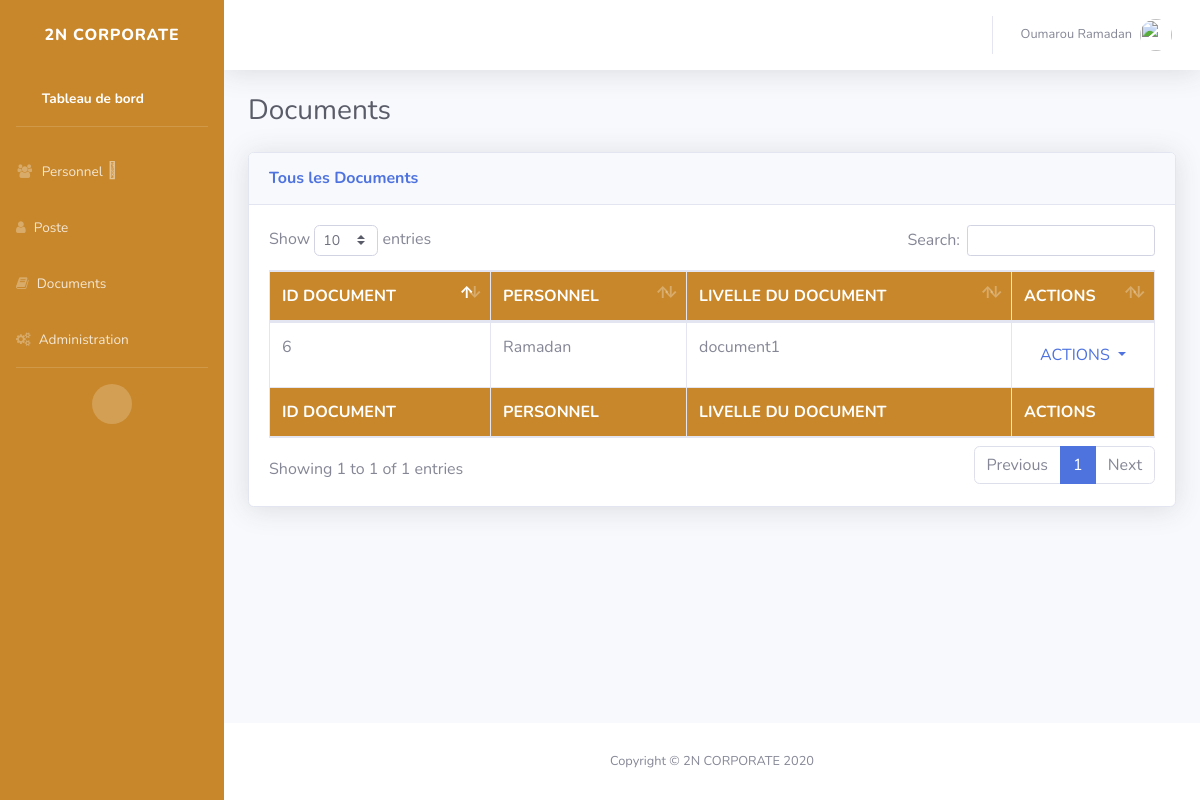
The page /document.php (signed in) on the database its author committed.
### tables this page shows
CREATE TABLE IF NOT EXISTS `fichier` (
  `ID_FICHIER` int(11) NOT NULL AUTO_INCREMENT,
  `ID_PERSONNEL` int(11) NOT NULL,
  `TITRE` varchar(128) NOT NULL,
  `FILE_URL` varchar(128) NOT NULL,
  PRIMARY KEY (`ID_FICHIER`),
  KEY `I_FK_FICHIER_PERSONNEL` (`ID_PERSONNEL`)
);

CREATE TABLE IF NOT EXISTS `personnel` (
  `ID_PERSONNEL` int(11) NOT NULL AUTO_INCREMENT,
  `ID_POSTE` int(11) DEFAULT NULL,
  `NOM` varchar(150) DEFAULT NULL,
  `PRENOM` varchar(150) DEFAULT NULL,
  `mdp` varchar(200) DEFAULT NULL,
  `ORANGE` varchar(15) DEFAULT NULL,
  `MTN` varchar(12) DEFAULT NULL,
  `PHONE_PRO` varchar(128) DEFAULT NULL,
  `CNI` varchar(128) DEFAULT NULL,
  `VILLE_RESIDENCE` varchar(128) DEFAULT NULL,
  `QUARTIER` varchar(128) DEFAULT NULL,
  `DTE_EMBAUCHE` datetime DEFAULT current_timestamp(),
  `CONTRAT` varchar(128) DEFAULT NULL,
  `PERMIS_CONDUIRE` varchar(128) DEFAULT NULL,
  `CONTACT_URGENT` varchar(15) DEFAULT NULL,
  `NOM_URGENT` varchar(128) DEFAULT NULL,
  `LIEN_PARENTER` varchar(128) DEFAULT NULL,
  `PLAN_LOCALISATION` varchar(128) DEFAULT NULL,
  `ETAT_MATRIMONIAL` varchar(128) DEFAULT NULL,
  `NBRE_ENFANT` varchar(11) DEFAULT NULL,
  `POINTURE` varchar(128) DEFAULT NULL,
  `CV` varchar(128) DEFAULT NULL,
  `FRANCAIS` varchar(32) DEFAULT NULL,
  `ANGLAIS` varchar(32) DEFAULT NULL,
  `AUTRE_LANGUE` varchar(128) DEFAULT NULL,
  `ROLE` varchar(32) DEFAULT NULL,
  `STATUT` varchar(20) DEFAULT NULL,
  `MATRICULE` varchar(50) DEFAULT NULL,
  PRIMARY KEY (`ID_PERSONNEL`),
  KEY `I_FK_PERSONNEL_POSTE` (`ID_POSTE`)
);

### function.php (called while the page is built, shortened)
<?php
function All_document(){
  require ('bd.php');
  $req = $bdd->prepare('SELECT * FROM fichier ');
  $req->execute();
  return $req;
}
function get_user($id_pers){
  require ('bd.php');
  $req = $bdd->prepare('SELECT PRENOM FROM personnel WHERE ID_PERSONNEL = ? ');
  $req->execute(array($id_pers));
  $req = $req->fetch();
  return $req['PRENOM'];
}
?>

### document.php (the view, shortened to what this page needs)
<?php
require ('function.php');
  $fichiers = All_document();
 ?>
<!DOCTYPE html>
<html lang="fr">
<head>
  <link href="https://stackpath.bootstrapcdn.com/font-awesome/4.7.0/css/font-awesome.min.css" rel="stylesheet">
  <link href="css/sb-admin-2.css" rel="stylesheet">
    <link href="css/alertify.min.css" rel="stylesheet">
    <link href="css/semantic.rtl.min.css" rel="stylesheet">
    <link href="vendor/datatables/dataTables.bootstrap4.min.css" rel="stylesheet">
</head>
<body id="page-top">
    <div id="wrapper">
      <?php require 'header.php' ?>
                <div class="container-fluid">
                    <div class="d-sm-flex align-items-center justify-content-between mb-4">
                        <h1 class="h3 mb-0 text-gray-800">Documents</h1>
                    </div>
                    <div class="card shadow mb-4">
                        <div class="card-header py-3">
                            <h6 class="m-0 font-weight-bold text-primary">Tous les Documents</h6>
                        </div>
                        <div class="card-body">
                            <div class="table-responsive">
                                <table class="table table-bordered" id="dataTable" width="100%" cellspacing="0">
                                    <thead style="background:#c8872a;color:#fff">
                                        <tr>
                                              <th>ID DOCUMENT</th>
                                              <th>PERSONNEL</th>
                                            <th>LIVELLE DU DOCUMENT</th>
                                            <th style="width:10%">ACTIONS</th>
                                        </tr>
                                    </thead>
                                    <tfoot style="background:#c8872a;color:#fff">
                                        <tr>
                                              <th>ID DOCUMENT</th>
                                              <th>PERSONNEL</th>
                                              <th>LIVELLE DU DOCUMENT</th>
                                              <th style="width:10%">ACTIONS</th>
                                        </tr>
                                    </tfoot>
                                    <tbody>
                                      <?php while ($fichier = $fichiers->fetch()) { ?>
                                        <tr>
                                            <td><?= $fichier['ID_FICHIER']; ?></td>
                                            <td> <?= get_user($fichier['ID_PERSONNEL']); ?></td>
                                            <td><?= $fichier['TITRE']; ?></td>
                                            <td>
                                              <a class="nav-link dropdown-toggle" href="#" id="userDropdown" role="button"
                                                  data-toggle="dropdown" aria-haspopup="true" aria-expanded="false">
                                                  ACTIONS
                                              </a>
                                            </td>
                                        </tr>
                                      <?php } ?>
                                    </tbody>
                                </table>
                            </div>
                        </div>
                    </div>
                </div>
            </div>
            <?php require 'footer.php' ?>
        </div>
    </div>
</body>
</html>

### rows shown on the page
fichier: ID_FICHIER "6", ID_PERSONNEL.PRENOM "Ramadan", TITRE "document1"

### other values the page prints
$_SESSION['nom'] "Oumarou"
$_SESSION['prenom'] "Ramadan"
